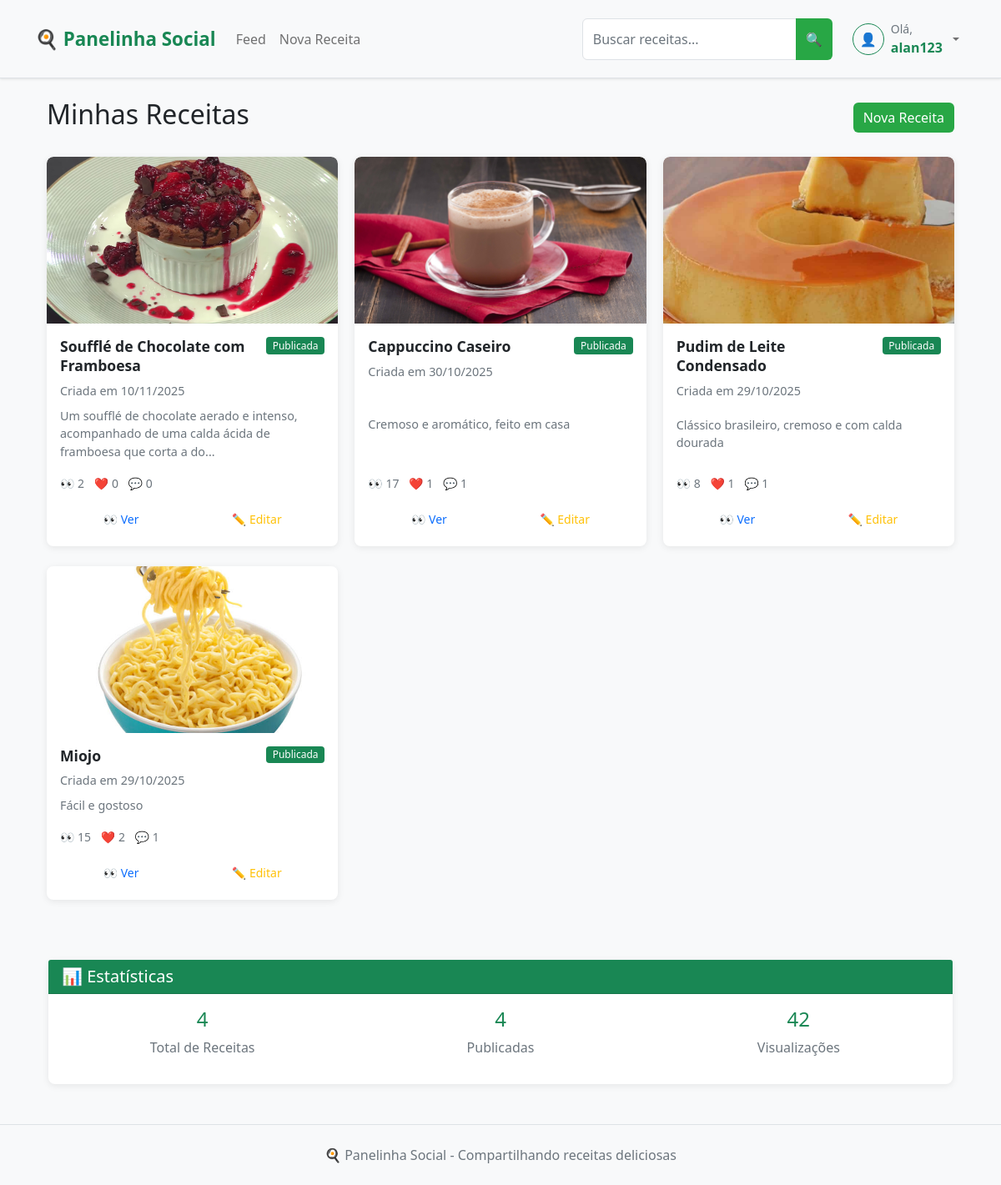
The page /my_recipes (signed in) on the database as committed earlier.
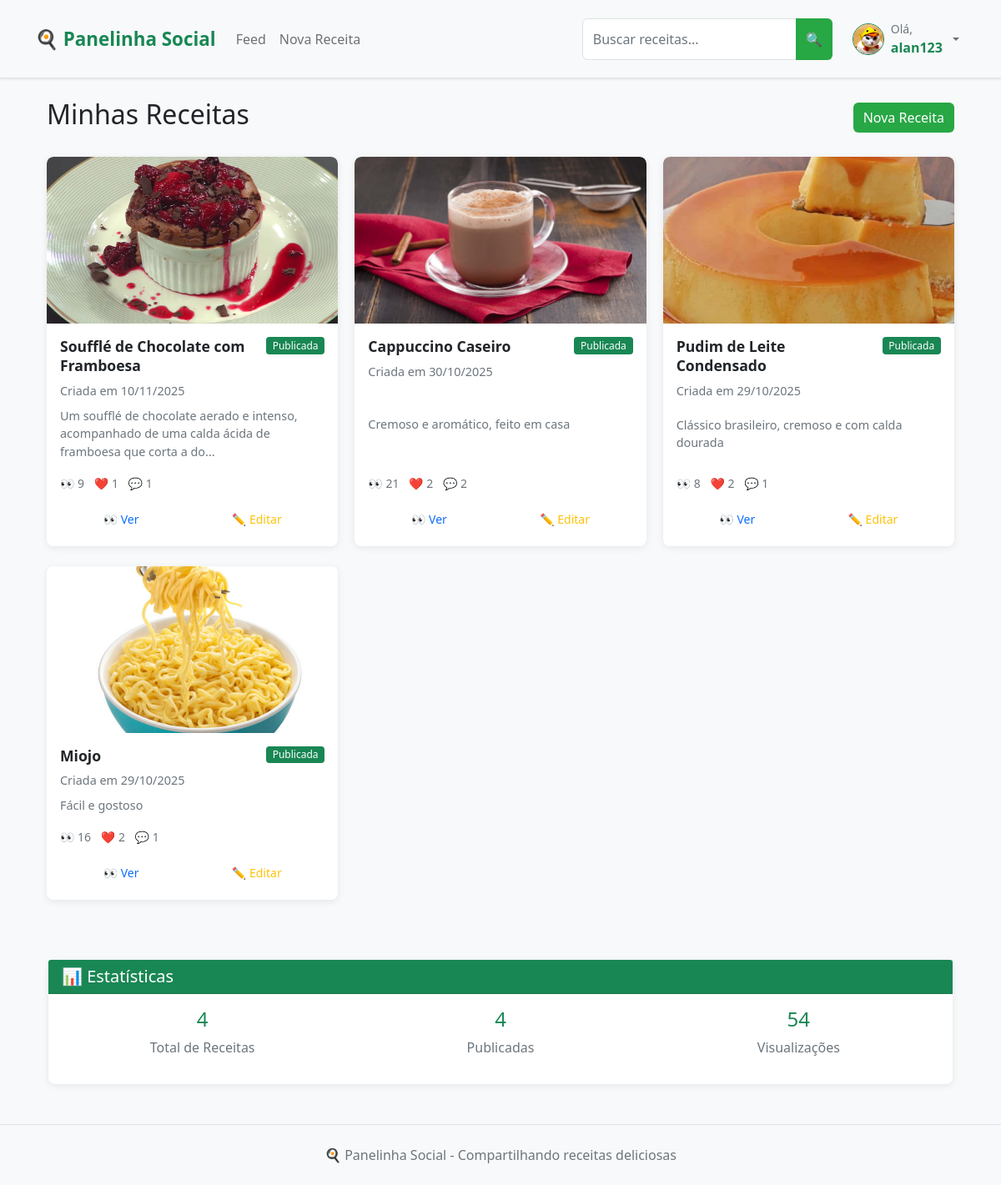
The same page on the database as committed later.
### app.py (models this page shows, shortened)
class Recipe(db.Model):
    __tablename__ = 'recipe'
    id = db.Column(db.Integer, primary_key=True)
    title = db.Column(db.String(100), nullable=False, index=True)
    description = db.Column(db.Text)
    ingredients = db.Column(db.Text)
    steps = db.Column(db.Text)
    image = db.Column(db.String(200))
    categories = db.Column(db.String(200))
    difficulty = db.Column(db.String(20), nullable=False, default='Fácil', index=True)  # NOVO CAMPO
    is_draft = db.Column(db.Boolean, default=False, index=True)
    created_at = db.Column(db.DateTime, default=datetime.utcnow, index=True)
    updated_at = db.Column(db.DateTime, default=datetime.utcnow, onupdate=datetime.utcnow)
    views = db.Column(db.Integer, default=0, index=True)
    user_id = db.Column(db.Integer, db.ForeignKey('user.id'), nullable=False, index=True)
    likes = db.relationship('Like', backref='recipe', lazy='select')
    comments = db.relationship('Comment', backref='recipe', lazy='select')
    saved_by = db.relationship('SavedRecipe', backref='recipe', lazy='select')
    def like_count(self):
        if hasattr(self, '_like_count'):
            return self._like_count
        return len(self.likes)
    def comment_count(self):
        if hasattr(self, '_comment_count'):
            return self._comment_count
        return len(self.comments)

class User(UserMixin, db.Model):
    __tablename__ = 'user'
    id = db.Column(db.Integer, primary_key=True)
    username = db.Column(db.String(64), unique=True, nullable=False, index=True)
    email = db.Column(db.String(120), unique=True, nullable=False, index=True)
    password_hash = db.Column(db.String(128))
    bio = db.Column(db.Text)
    profile_picture = db.Column(db.String(200))
    created_at = db.Column(db.DateTime, default=datetime.utcnow)
    recipes = db.relationship('Recipe', backref='author', lazy='select')
    likes = db.relationship('Like', backref='user', lazy='select')
    comments = db.relationship('Comment', backref='user', lazy='select')
    saved_recipes = db.relationship('SavedRecipe', backref='user', lazy='select')

### app.py (the view)
@app.route('/my_recipes')
@login_required
def my_recipes():
    recipes_query = Recipe.query.filter_by(user_id=current_user.id).order_by(Recipe.created_at.desc())
    recipes = get_recipes_with_counts(recipes_query)
    return render_template('my_recipes.html', title='Minhas Receitas', recipes=recipes)

### app.py (called while the page is built)
@login_manager.user_loader
def load_user(id):
    return User.query.get(int(id))

### templates/my_recipes.html (shortened to what the changed rows need)
{% extends "base.html" %}
{% block content %}
<div class="container-fluid">
    <div class="row">
        <div class="col-12">
            <div class="d-flex justify-content-between align-items-center mb-4">
                <h2>Minhas Receitas</h2>
            </div>
            {% if recipes %}
                <div class="row">
                    {% for recipe in recipes %}
                        <div class="col-xl-4 col-lg-6 col-md-6 mb-4">
                            <div class="card h-100 recipe-card">
                                <a href="{{ url_for('recipe_detail', recipe_id=recipe.id) }}" class="text-decoration-none">
                                    {% if recipe.image %}
                                        <img src="{{ url_for('static', filename='uploads/' + recipe.image) }}"
                                             class="card-img-top" alt="{{ recipe.title }}" style="height: 200px; object-fit: cover;">
                                    {% else %}
                                        <div class="card-img-top bg-light d-flex align-items-center justify-content-center"
                                             style="height: 200px;">
                                            <span class="text-muted">📷 Sem imagem</span>
                                        </div>
                                    {% endif %}
                                </a>
                                <div class="card-body d-flex flex-column">
                                    <div class="d-flex justify-content-between align-items-start mb-2">
                                        <a href="{{ url_for('recipe_detail', recipe_id=recipe.id) }}" class="text-decoration-none text-dark flex-grow-1">
                                            <h5 class="card-title mb-0">{{ recipe.title }}</h5>
                                        </a>
                                        {% if recipe.is_draft %}
                                            <span class="badge bg-warning ms-2">Rascunho</span>
                                        {% else %}
                                            <span class="badge bg-success ms-2">Publicada</span>
                                        {% endif %}
                                    </div>
                                    <p class="card-text text-muted small mb-2">
                                        Criada em {{ recipe.created_at.strftime('%d/%m/%Y') }}
                                    </p>
                                    <a href="{{ url_for('recipe_detail', recipe_id=recipe.id) }}" class="text-decoration-none text-dark flex-grow-1">
                                        <p class="card-text mb-3">
                                            {{ recipe.description[:100] }}{% if recipe.description|length > 100 %}...{% endif %}
                                        </p>
                                    </a>
                                    <div class="mt-auto">
                                        <div class="d-flex justify-content-between align-items-center mb-3">
                                            <div class="text-muted small">
                                                <span class="me-2">👀 {{ recipe.views }}</span>
                                                <span class="me-2">❤️ {{ recipe.like_count() }}</span>
                                                <span>💬 {{ recipe.comment_count() }}</span>
                                            </div>
                                        </div>
                                        <div class="d-flex justify-content-between gap-2">
                                            <a href="{{ url_for('recipe_detail', recipe_id=recipe.id) }}"
                                               class="btn btn-sm btn-outline-primary flex-fill">
                                                👀 Ver
                                            </a>
                                            <a href="{{ url_for('edit_recipe', recipe_id=recipe.id) }}"
                                               class="btn btn-sm btn-outline-warning flex-fill">
                                                ✏️ Editar
                                            </a>
                                        </div>
                                    </div>
                                </div>
                            </div>
                        </div>
                    {% endfor %}
                </div>
                <div class="row mt-5">
                    <div class="col-12">
                        <div class="card">
                            <div class="card-header bg-success text-white">
                                <h5 class="mb-0">📊 Estatísticas</h5>
                            </div>
                            <div class="card-body">
                                <div class="row text-center">
                                    <div class="col-md-4">
                                        <h4 class="text-success">{{ recipes|length }}</h4>
                                        <p class="text-muted">Total de Receitas</p>
                                    </div>
                                    <div class="col-md-4">
                                        <h4 class="text-success">{{ recipes|selectattr('is_draft', 'equalto', false)|list|length }}</h4>
                                        <p class="text-muted">Publicadas</p>
                                    </div>
                                    <div class="col-md-4">
                                        <h4 class="text-success">{{ recipes|sum(attribute='views') }}</h4>
                                        <p class="text-muted">Visualizações</p>
                                    </div>
                                </div>
                            </div>
                        </div>
                    </div>
                </div>
            {% endif %}
        </div>
    </div>
</div>
{% endblock %}

### templates/base.html (shortened to what this page needs)
<!DOCTYPE html>
<html lang="pt-br">
<head>
    <link href="https://cdn.jsdelivr.net/npm/bootstrap@5.1.3/dist/css/bootstrap.min.css" rel="stylesheet">
    <link rel="stylesheet" href="{{ url_for('static', filename='css/style.css') }}">
<body>
    <nav class="navbar navbar-expand-lg navbar-light bg-light border-bottom">
        <div class="container">
            <a class="navbar-brand fw-bold text-success" href="{{ url_for('index') }}">
                🍳 Panelinha Social
            </a>
            <div class="collapse navbar-collapse" id="navbarNav">
                <ul class="navbar-nav me-auto">
                    {% if current_user.is_authenticated %}
                        <li class="nav-item">
                            <a class="nav-link" href="{{ url_for('feed') }}">Feed</a>
                        </li>
                        <li class="nav-item">
                            <a class="nav-link" href="{{ url_for('new_recipe') }}">Nova Receita</a>
                        </li>
                    {% endif %}
                </ul>
                <form class="d-flex me-3" action="{{ url_for('search') }}" method="GET">
                    <div class="input-group" style="min-width: 250px;">
                        <input type="text"
                            name="q"
                            class="form-control"
                            placeholder="Buscar receitas..."
                            value="{{ request.args.get('q', '') }}"
                            aria-label="Buscar receitas">
                        <button class="btn btn-success" type="submit" title="Buscar receitas">
                            🔍
                        </button>
                    </div>
                </form>
                <div class="navbar-nav">
                    {% if current_user.is_authenticated %}
                        <div class="nav-item dropdown">
                            <a class="nav-link dropdown-toggle d-flex align-items-center gap-2" href="#" role="button" data-bs-toggle="dropdown">
                                <div class="position-relative">
                                    {% if current_user.profile_picture %}
                                        <img src="{{ url_for('static', filename='uploads/' + current_user.profile_picture) }}"
                                            class="rounded-circle border border-success"
                                            style="width: 38px; height: 38px; object-fit: cover;"
                                            alt="Foto de perfil">
                                    {% else %}
                                        <div class="rounded-circle bg-light d-flex align-items-center justify-content-center border border-success"
                                            style="width: 38px; height: 38px;">
                                            <span class="text-muted">👤</span>
                                        </div>
                                    {% endif %}
                                </div>
                                <div class="d-none d-lg-flex flex-column align-items-start">
                                    <span class="small text-muted">Olá,</span>
                                    <strong class="text-success">{{ current_user.username }}</strong>
                                </div>
                            </a>
                        </div>
                    {% else %}
                        <a class="nav-link" href="{{ url_for('login') }}">Entrar</a>
                        <a class="nav-link" href="{{ url_for('register') }}">Cadastrar</a>
                    {% endif %}
                </div>
            </div>
        </div>
    </nav>
    <div class="container mt-4">
        {% block content %}{% endblock %}
    </div>
    <footer class="bg-light text-center text-muted py-4 mt-5 border-top">
        <div class="container">
            <p class="mb-0">🍳 Panelinha Social - Compartilhando receitas deliciosas</p>
        </div>
    </footer>
</body>
</html>

Rows that differ between the two databases and show on the page:
changed User "alan123": profile_picture: picture added
changed Recipe "Soufflé de Chocolate com Framboesa": views "2" → "9"; like_count "0" → "1"; comment_count "0" → "1"
changed Recipe "Cappuccino Caseiro": views "17" → "21"; like_count "1" → "2"; comment_count "1" → "2"
computed for Recipe "Pudim de Leite Condensado": like_count "1" → "2"
changed Recipe "Miojo": views "15" → "16"
Other text that changed with them:
{{ recipes|sum(attribute='views') }}: "42" → "54"
